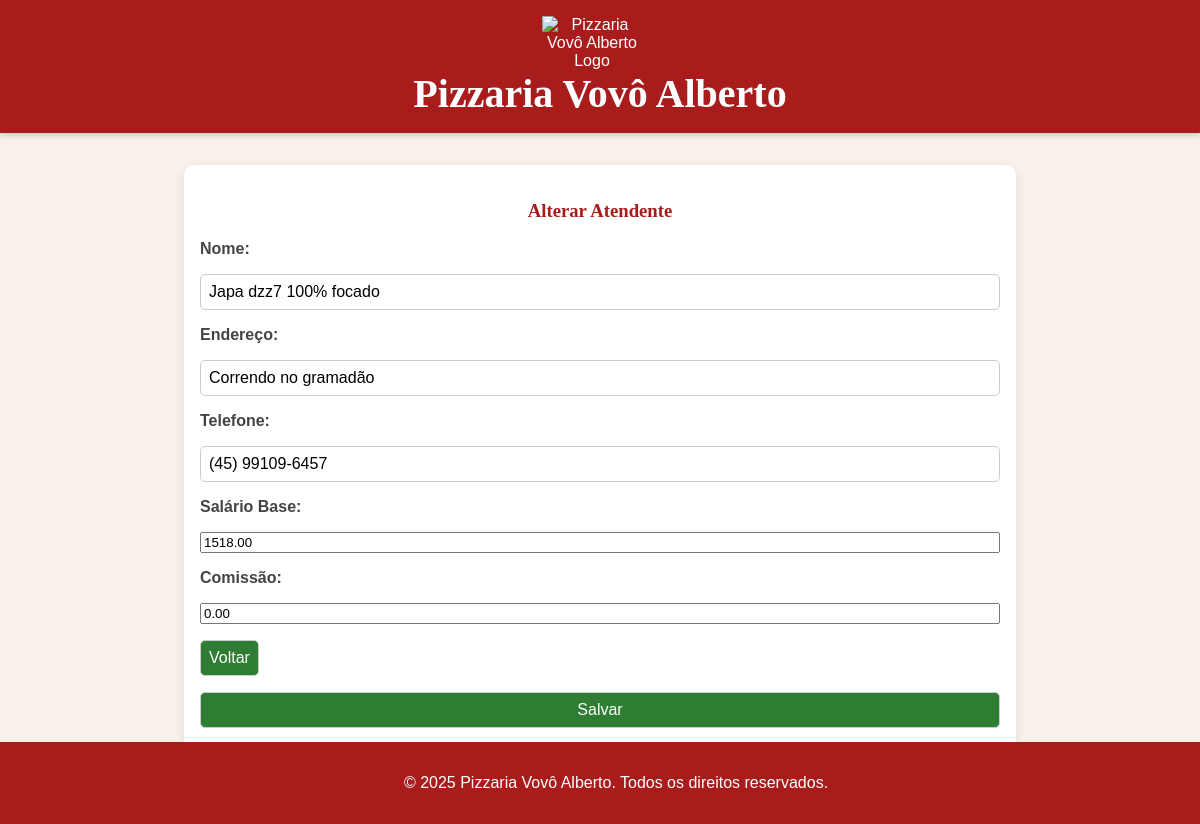
Screenshot of /view/atendentes/formAtendente.php?id=1 with the database file from the repository.
### tables this page shows
CREATE TABLE atendente (
    id INT AUTO_INCREMENT NOT NULL,
    nome VARCHAR(50) NOT NULL,
    endereco VARCHAR(100) NOT NULL,
    telefone VARCHAR(50) NOT NULL,
    salarioBase DECIMAL(10,2) NOT NULL,
    comissao DECIMAL(10,2) DEFAULT 0,
    CONSTRAINT pk_atendente PRIMARY KEY (id)
);

### dao/AtendenteDAO.php (called while the page is built, shortened)
<?php
require_once(__DIR__ . '/../util/Connection.php');
require_once(__DIR__ . '/../model/Atendente.php');
class AtendenteDAO {
    private PDO $conexao;
    public function __construct() {
        $this->conexao = Connection::getConnection();
    }
    public function buscarPorId(int $id): ?Atendente {
        $sql = "SELECT * FROM atendente WHERE id = ?";
        $stm = $this->conexao->prepare($sql);
        $stm->execute([$id]);
        $result = $stm->fetchAll(PDO::FETCH_ASSOC);
        $atendentes = $this->map($result);
        return count($atendentes) > 0 ? $atendentes[0] : null;
    }
    public function map($resultado) {
        $atendentes = [];
        foreach ($resultado as $r) {
            $atendente = new Atendente();
            $atendente->setId($r['id']);
            $atendente->setNome($r['nome']);
            $atendente->setEndereco($r['endereco']);
            $atendente->setTelefone($r['telefone']);
            $atendente->setSalarioBase($r['salarioBase']);
            $atendente->setComissao($r['comissao']);
            $atendentes[] = $atendente;
        }
        return $atendentes;
    }
}
?>

### util/Connection.php (called while the page is built, shortened)
<?php
class Connection {
    private static $conn = null;
    public static function getConnection() {
        if(self::$conn == null) {
            try {
                $opcoes = array(
                    PDO::MYSQL_ATTR_INIT_COMMAND => "SET NAMES utf8",
                    PDO::ATTR_ERRMODE => PDO::ERRMODE_EXCEPTION,
                    PDO::ATTR_DEFAULT_FETCH_MODE => PDO::FETCH_ASSOC);
                $strConn = "mysql:host=" . DB_HOST . ";dbname=" . DB_NAME;
                self::$conn = new PDO($strConn, DB_USER, DB_PASSWORD, $opcoes);
            } catch(PDOException $e) {
                echo "Erro ao conectar na base de dados.<br>";
                print_r($e);
            }
        }
        return self::$conn;
    }
}

### controller/AtendenteController.php (called while the page is built, shortened)
<?php
require_once(__DIR__ . '/../model/Atendente.php');
require_once(__DIR__ . '/../dao/AtendenteDAO.php');
class AtendenteController {
    private ?AtendenteDAO $atendenteDAO;
    public function __construct(){
        $this->atendenteDAO = new AtendenteDAO();
    }
    public function buscarPorId(int $id): ?Atendente {
        return $this->atendenteDAO->buscarPorId($id);
    }
}
?>

### model/Atendente.php (called while the page is built, shortened)
    <?php
class Atendente {
    private $nome;
    private $endereco;
    private $telefone;
    private $salarioBase;
    private $comissao;
    function getNome(){
        return $this->nome;
    }
    function setNome($nome){
        $this->nome=$nome;
    }
    function getEndereco(){
        return $this->endereco;
    }
    function setEndereco($endereco){
        $this->endereco=$endereco;
    }
    function getTelefone(){
        return $this->telefone;
    }
    function setTelefone($telefone){
        $this->telefone=$telefone;
    }
    function getSalarioBase(){
        return $this->salarioBase;
    }
    function setSalarioBase($salarioBase){
        $this->salarioBase=$salarioBase;
    }
    function getComissao(){
        return $this->comissao;
    }
    function setComissao($comissao){
        $this->comissao=$comissao;
    }
}
?>

### view/atendentes/formAtendente.php (the view, shortened to what this page needs)
<?php
require_once(__DIR__ . "/../../controller/AtendenteController.php");
require_once(__DIR__ . "/../include/header.php");
$atendenteCont = new AtendenteController();
$id = isset($_GET['id']) ? (int) $_GET['id'] : null;
$atendente = $id ? $atendenteCont->buscarPorId($id) : new Atendente();
?>
<?php include_once(__DIR__ . "/../include/header.php"); ?>
<h3><?= $id ? 'Alterar' : 'Criar Novo' ?> Atendente</h3>
<form action="" method="post">
    <label for="nome">Nome:</label>
    <input type="text" name="nome" id="nome" value="<?= $atendente->getNome() ?? '' ?>">
    <label for="endereco">Endereço:</label>
    <input type="text" name="endereco" id="endereco" value="<?= $atendente->getEndereco() ?? '' ?>">
    <label for="telefone">Telefone:</label>
    <input type="text" name="telefone" id="telefone" maxlength=15 onkeyup="handlePhone(event)" value="<?= $atendente->getTelefone() ?? '' ?>">
    <label for="salarioBase">Salário Base:</label>
    <input type="number" name="salarioBase" id="salarioBase" value="<?= $atendente->getSalarioBase() ?? '' ?>">
    <label for="comissao">Comissão:</label>
    <input type="number" name="comissao" id="comissao" value="<?= $atendente->getComissao() ?? '' ?>">
    <a href="../atendentes/listarAtendentes.php"><button type="button">Voltar</button></a>
    <input type="submit" value="Salvar">
</form>
</main>
</body>
<?php include_once(__DIR__ . "/../include/footer.php"); ?>

### css/styles.css (style rules this page uses)
body { font-family: 'Arial', sans-serif; background-color: #f8f1e9; margin: 0; padding: 0; background-image: url('https://www.transparenttextures.com/patterns/pizza.png'); background-size: cover; color: #333; }
h3 { color: #a81c1c; font-family: 'Georgia', serif; text-align: center; }
form { display: flex; flex-direction: column; gap: 1rem; }
label { font-weight: bold; color: #444; }
select, input[type="text"], input[type="submit"], button { padding: 0.5rem; border: 1px solid #ccc; border-radius: 5px; font-size: 1rem; }
input[type="submit"], button { background-color: #2e7d32; color: #fff; cursor: pointer; transition: background-color 0.3s; }
a { color: #2e7d32; text-decoration: none; }

### rows the page displays
atendente: nome "Japa dzz7 100% focado", endereco "Correndo no gramadão", telefone "(45) 99109-6457", salarioBase "1518.00", comissao "0.00"
